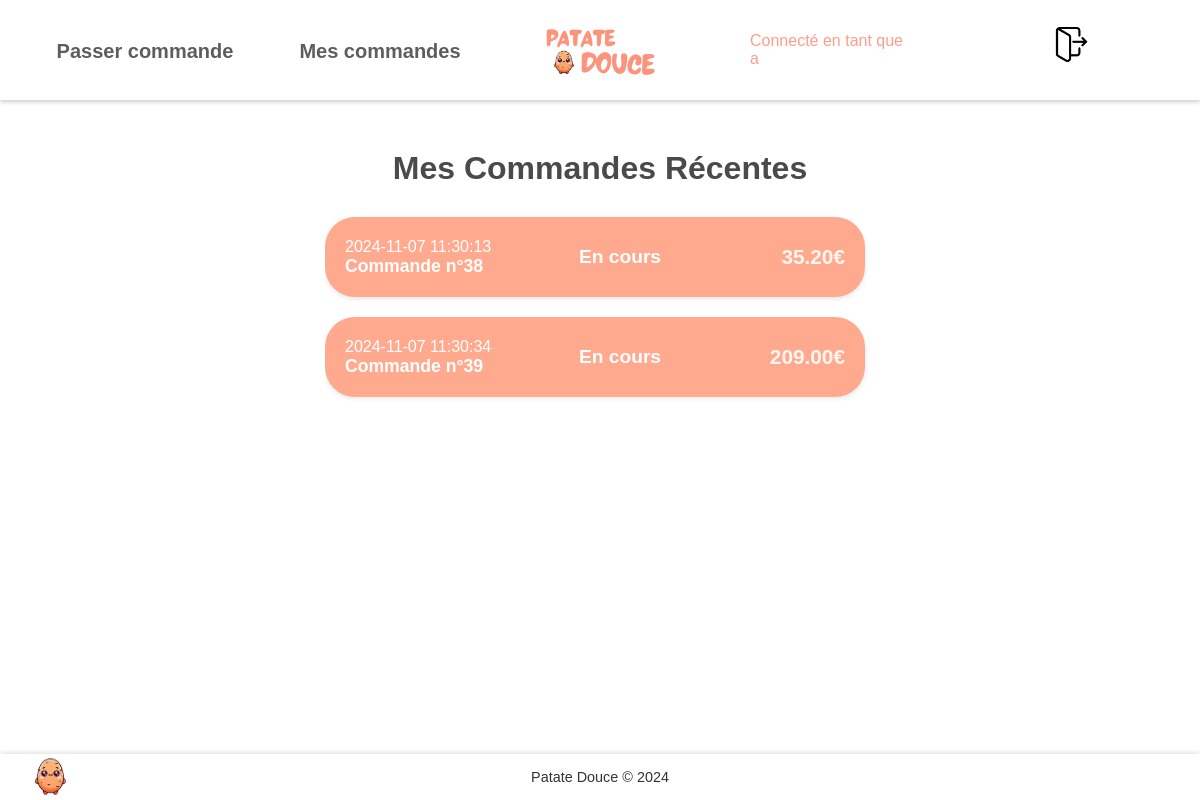
Page /mescommandes.php (signed in) on the committed database.
### tables this page shows
CREATE TABLE `commande` (
  `id_commande` int(11) NOT NULL,
  `id_etat` int(11) DEFAULT NULL,
  `_date` datetime DEFAULT NULL,
  `total_conso` decimal(15,2) DEFAULT NULL,
  `type_conso` tinyint(4) NOT NULL,
  `Id_user` int(11) NOT NULL
);

### mescommandes.php (the view, shortened to what this page needs)
<?php
include "functions/functions.php";
$rows = afficher_commandes();
?>
<!DOCTYPE html>
<html lang="fr">
<head>
    <link rel="stylesheet" href="css/main.css">
</head>
<body>
    <h2>Mes Commandes Récentes</h2>
    <div class="commandes-container">
        <?php
        $etat_commandes = [
            1 => 'En cours'
        ];
        if (count($rows) > 0) {
            foreach ($rows as $row) {
                echo '
                <div class="commande-info">
                    <div class="commande-gauche">
                        <span class="commande-date">' . (!empty($row['_date']) ? $row['_date'] : 'Date inconnue') . '</span>
                        <span class="commande-id">Commande n°' . (!empty($row['id_commande']) ? $row['id_commande'] : 'ID inconnu') . '</span>
                    </div>
                    <div class="commande-milieu">
                    <span class="commande-etat">' . (!empty($row['id_etat']) ? $etat_commandes[$row['id_etat']] : 'État inconnu') . '</span>
                    </div>
                    <div class="commande-droite">
                        <span class="commande-total">' . (!empty($row['total_conso']) ? $row['total_conso'] : '0,00') . '€</span>
                    </div>
                </div>';
            }
        } else {
            echo "<p>Aucune commande trouvée.</p>";
        }
        ?>
    </div>
</body>
</html>

### css/main.css (style rules this page uses)
body, html { margin: 0; padding: 0; font-family: 'Quicksand', sans-serif; }
body { padding-top: 80px; }
h2 { font-size: 2em; text-align: center; color: #4a4a4a; margin: 20px 0 20px 0; }
.commandes-container { max-height: 60vh; margin: auto; max-width: 45%; padding-right: 10px; padding-top: 10px; overflow-y: scroll; scrollbar-color: rgb(255, 207, 199) rgb(255, 255, 255); scrollbar-width: thin; --mask: linear-gradient(to bottom, rgba(0, 0, 0, 1) 0%, rgba(0, 0, 0, 1) 90%, rgba(0, 0, 0, 0) 95%, rgba(0, 0, 0, 0) 100%); -webkit-mask: var(--mask); mask: var(--mask); }
.commande-info { display: flex; justify-content: space-between; align-items: center; padding: 15px 20px; background-color: #ffaa8e; border-radius: 30px; margin-bottom: 20px; box-shadow: 0 2px 5px rgba(0, 0, 0, 0.1); transition: background-color 0.3s ease, transform 0.3s ease; min-height: 50px; }
.commande-gauche, .commande-milieu, .commande-droite { display: flex; flex-direction: column; align-items: flex-start; }
.commande-gauche { flex-basis: 35%; }
.commande-milieu { flex-basis: 30%; align-items: center; }
.commande-droite { flex-basis: 25%; align-items: flex-end; }
.commande-date { color: white; font-size: 1em; }
.commande-id { color: #ffffff; font-size: 1.1em; font-weight: bold; }
.commande-etat { font-size: 1.2em; font-weight: bold; color: #fff; }
.commande-total { font-size: 1.3em; font-weight: bold; color: #fff5f1; }

### rows in the picture
commande: _date "2024-11-07 11:30:13", id_commande "38", id_etat "En cours", total_conso "35.20"
commande: _date "2024-11-07 11:30:34", id_commande "39", id_etat "En cours", total_conso "209.00"

### other values in the picture
$_SESSION['pseudo'] "a"
